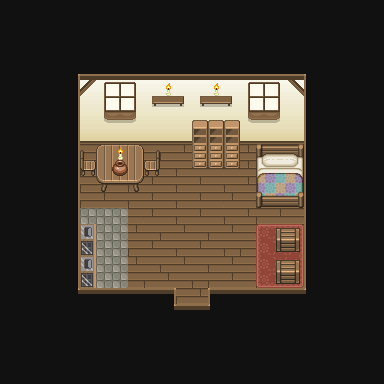

This is a level from a 2D game, rendered from its Tiled map with the project's own tilesets. A one-line summary and the complete map file follow:
An orthogonal 24x24 tile map with 16x16 px tiles, 3 tile layers (Floor, Middle, Top) and 15 objects (Spawn, Exit).

<map version="1.5" tiledversion="1.7.2" orientation="orthogonal" renderorder="right-down" width="24" height="24" tilewidth="16" tileheight="16" infinite="0" nextlayerid="10" nextobjectid="34">
 <tileset firstgid="1" source="../asset/Interior1.tsx" />
 <layer id="1" name="Floor" width="24" height="24">
  <data encoding="csv">
50,50,50,50,50,50,50,50,50,50,50,50,50,50,50,50,50,50,50,50,50,50,50,50,
50,50,50,50,50,50,50,50,50,50,50,50,50,50,50,50,50,50,50,50,50,50,50,50,
50,50,50,50,50,50,50,50,50,50,50,50,50,50,50,50,50,50,50,50,50,50,50,50,
50,50,50,50,50,50,50,50,50,50,50,50,50,50,50,50,50,50,50,50,50,50,50,50,
50,50,50,50,36,66,66,66,66,66,66,66,66,66,66,66,66,66,66,37,50,50,50,50,
50,50,50,50,51,8,8,8,8,8,8,8,8,8,8,8,8,8,8,49,50,50,50,50,
50,50,50,50,51,24,24,24,24,24,24,24,24,24,24,24,24,24,24,49,50,50,50,50,
50,50,50,50,51,40,40,40,40,40,40,40,40,40,40,40,40,40,40,49,50,50,50,50,
50,50,50,50,51,56,56,56,56,56,56,56,56,56,56,56,56,56,56,49,50,50,50,50,
50,50,50,50,51,1,2,3,2,3,1,2,1,2,3,2,1,2,3,49,50,50,50,50,
50,50,50,50,51,1,2,3,1,2,3,1,2,3,3,2,3,2,3,49,50,50,50,50,
50,50,50,50,51,1,2,3,1,2,3,1,2,3,1,2,1,2,3,49,50,50,50,50,
50,50,50,50,51,1,2,3,1,2,3,1,2,3,2,3,1,2,3,49,50,50,50,50,
50,50,50,50,51,1,2,3,3,2,3,1,2,3,1,2,1,2,3,49,50,50,50,50,
50,50,50,50,51,1,2,3,2,3,1,2,3,1,2,3,1,2,3,49,50,50,50,50,
50,50,50,50,51,1,2,3,1,2,3,1,2,3,1,1,2,3,3,49,50,50,50,50,
50,50,50,50,51,1,2,3,2,3,1,2,3,1,2,3,1,2,3,49,50,50,50,50,
50,50,50,50,51,1,2,3,3,1,2,3,1,1,2,3,1,2,3,49,50,50,50,50,
50,50,50,50,52,34,34,34,34,34,35,1,2,33,34,34,34,34,34,53,50,50,50,50,
50,50,50,50,50,50,50,50,50,50,52,34,34,53,50,50,50,50,50,50,50,50,50,50,
50,50,50,50,50,50,50,50,50,50,50,50,50,50,50,50,50,50,50,50,50,50,50,50,
50,50,50,50,50,50,50,50,50,50,50,50,50,50,50,50,50,50,50,50,50,50,50,50,
50,50,50,50,50,50,50,50,50,50,50,50,50,50,50,50,50,50,50,50,50,50,50,50,
50,50,50,50,50,50,50,50,50,50,50,50,50,50,50,50,50,50,50,50,50,50,50,50
</data>
 </layer>
 <layer id="2" name="Middle" width="24" height="24">
  <data encoding="csv">
0,0,0,0,0,0,0,0,0,0,0,0,0,0,0,0,0,0,0,0,0,0,0,0,
0,0,0,0,0,0,0,0,0,0,0,0,0,0,0,0,0,0,0,0,0,0,0,0,
0,0,0,0,0,0,0,0,0,0,0,0,0,0,0,0,0,0,0,0,0,0,0,0,
0,0,0,0,0,0,0,0,0,0,0,0,0,0,0,0,0,0,0,0,0,0,0,0,
0,0,0,0,0,0,0,0,0,0,0,0,0,0,0,0,0,0,0,0,0,0,0,0,
0,0,0,0,0,4,9,10,11,0,0,0,0,0,0,9,10,11,5,0,0,0,0,0,
0,0,0,0,0,0,25,26,27,0,0,0,0,0,0,25,26,27,0,0,0,0,0,0,
0,0,0,0,0,0,41,42,43,0,0,0,127,127,127,41,42,43,0,0,0,0,0,0,
0,0,0,0,0,0,0,0,0,0,0,0,143,143,143,0,0,0,0,0,0,0,0,0,
0,0,0,0,0,63,60,61,62,64,0,0,159,159,159,0,102,103,104,0,0,0,0,0,
0,0,0,0,0,79,76,77,78,80,0,0,175,175,175,0,118,119,120,0,0,0,0,0,
0,0,0,0,0,0,92,93,94,0,0,0,0,0,0,0,134,135,136,0,0,0,0,0,
0,0,0,0,0,0,0,0,0,0,0,0,0,0,0,0,150,151,152,0,0,0,0,0,
0,0,0,0,0,18,18,18,0,0,0,0,0,0,0,0,0,0,0,0,0,0,0,0,
0,0,0,0,0,0,18,18,0,0,0,0,0,0,0,0,81,82,83,0,0,0,0,0,
0,0,0,0,0,0,18,18,0,0,0,0,0,0,0,0,97,98,99,0,0,0,0,0,
0,0,0,0,0,0,18,18,0,0,0,0,0,0,0,0,97,98,99,0,0,0,0,0,
0,0,0,0,0,0,18,18,0,0,0,0,0,0,0,0,113,114,115,0,0,0,0,0,
0,0,0,0,0,0,0,0,0,0,0,0,0,0,0,0,0,0,0,0,0,0,0,0,
0,0,0,0,0,0,0,0,0,0,0,0,0,0,0,0,0,0,0,0,0,0,0,0,
0,0,0,0,0,0,0,0,0,0,0,0,0,0,0,0,0,0,0,0,0,0,0,0,
0,0,0,0,0,0,0,0,0,0,0,0,0,0,0,0,0,0,0,0,0,0,0,0,
0,0,0,0,0,0,0,0,0,0,0,0,0,0,0,0,0,0,0,0,0,0,0,0,
0,0,0,0,0,0,0,0,0,0,0,0,0,0,0,0,0,0,0,0,0,0,0,0
</data>
 </layer>
 <layer id="3" name="Top" width="24" height="24">
  <data encoding="csv">
0,0,0,0,0,0,0,0,0,0,0,0,0,0,0,0,0,0,0,0,0,0,0,0,
0,0,0,0,0,0,0,0,0,0,0,0,0,0,0,0,0,0,0,0,0,0,0,0,
0,0,0,0,0,0,0,0,0,0,0,0,0,0,0,0,0,0,0,0,0,0,0,0,
0,0,0,0,0,0,0,0,0,0,0,0,0,0,0,0,0,0,0,0,0,0,0,0,
0,0,0,0,0,0,0,0,0,0,0,0,0,0,0,0,0,0,0,0,0,0,0,0,
0,0,0,0,0,0,0,0,0,0,176,0,0,176,0,0,0,0,0,0,0,0,0,0,
0,0,0,0,0,0,0,0,0,108,109,110,108,109,110,0,0,0,0,0,0,0,0,0,
0,0,0,0,0,0,0,0,0,0,0,0,0,0,0,0,0,0,0,0,0,0,0,0,
0,0,0,0,0,0,0,0,0,0,0,0,0,0,0,0,0,0,0,0,0,0,0,0,
0,0,0,0,0,0,0,176,0,0,0,0,0,0,0,0,0,0,0,0,0,0,0,0,
0,0,0,0,0,0,0,240,0,0,0,0,0,0,0,0,0,0,0,0,0,0,0,0,
0,0,0,0,0,0,0,0,0,0,0,0,0,0,0,0,0,0,0,0,0,0,0,0,
0,0,0,0,0,0,0,0,0,0,0,0,0,0,0,0,0,0,0,0,0,0,0,0,
0,0,0,0,0,0,0,0,0,0,0,0,0,0,0,0,0,0,0,0,0,0,0,0,
0,0,0,0,0,1610612893,0,0,0,0,0,0,0,0,0,0,0,172,173,0,0,0,0,0,
0,0,0,0,0,1610612892,0,0,0,0,0,0,0,0,0,0,0,188,189,0,0,0,0,0,
0,0,0,0,0,1610612893,0,0,0,0,0,0,0,0,0,0,0,172,173,0,0,0,0,0,
0,0,0,0,0,1610612892,0,0,0,0,0,0,0,0,0,0,0,188,189,0,0,0,0,0,
0,0,0,0,0,0,0,0,0,0,0,0,0,0,0,0,0,0,0,0,0,0,0,0,
0,0,0,0,0,0,0,0,0,0,0,0,0,0,0,0,0,0,0,0,0,0,0,0,
0,0,0,0,0,0,0,0,0,0,0,0,0,0,0,0,0,0,0,0,0,0,0,0,
0,0,0,0,0,0,0,0,0,0,0,0,0,0,0,0,0,0,0,0,0,0,0,0,
0,0,0,0,0,0,0,0,0,0,0,0,0,0,0,0,0,0,0,0,0,0,0,0,
0,0,0,0,0,0,0,0,0,0,0,0,0,0,0,0,0,0,0,0,0,0,0,0
</data>
 </layer>
 <objectgroup id="6" name="Actions">
  <object id="1" name="Spawn" x="192" y="272">
   <point />
  </object>
  <object id="26" name="Exit" x="173.5" y="290" width="36.5" height="19" />
 </objectgroup>
 <objectgroup id="9" name="WorldObjects">
  <object id="31" x="276.777" y="228.486" width="21.0154" height="22.3568">
   <properties>
    <property name="hasCollision" type="bool" value="false" />
    <property name="hasTexture" type="bool" value="false" />
    <property name="interactable" type="bool" value="true" />
    <property name="interaction_type" value="chest" />
    <property name="runtimeId" type="int" value="1" />
   </properties>
  </object>
 </objectgroup>
 <objectgroup id="7" name="Collision">
  <object id="2" x="64" y="64" width="256" height="16" />
  <object id="3" x="64" y="80" width="16" height="224" />
  <object id="4" x="80" y="290.5" width="92" height="22" />
  <object id="5" x="304" y="80" width="16" height="208" />
  <object id="7" x="79.5" y="82">
   <polyline points="0,0 0,52.5 62,53 221,53 220.5,1.5" />
  </object>
  <object id="17" x="278.053" y="230.447" width="18" height="18" />
  <object id="18" x="284.5" y="266.5" width="10.5" height="12.5" />
  <object id="19" x="80" y="144" width="80" height="48" />
  <object id="20" x="256" y="144" width="48" height="64" />
  <object id="21" x="192" y="144" width="48" height="16" />
  <object id="24" x="210.5" y="291.5" width="93" height="23.5" />
  <object id="30" x="172" y="311" width="39.5" height="9.5" />
 </objectgroup>
</map>
